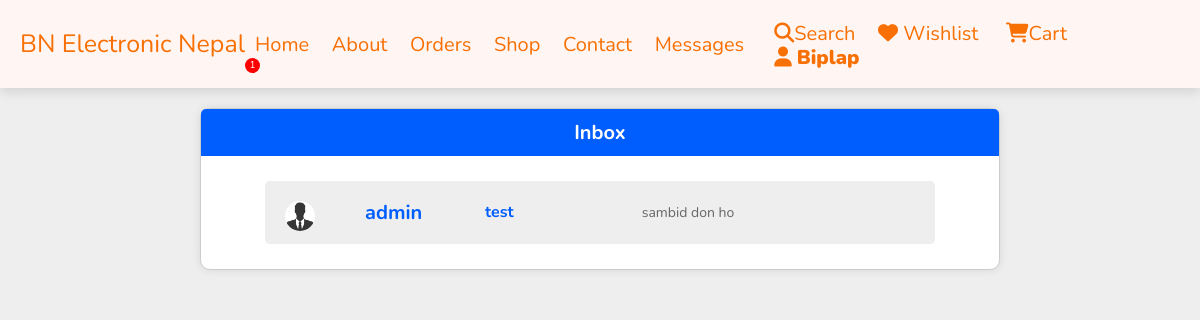
/inbox.php (signed in), run on an earlier commit of the app's database.
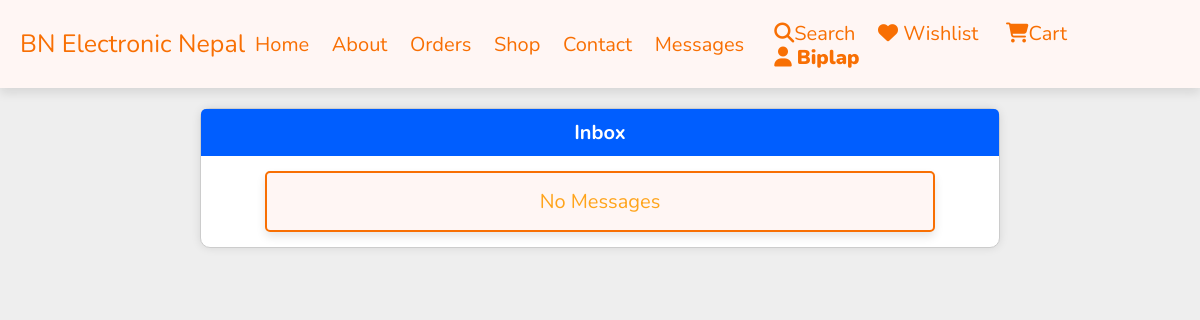
And on a later commit of the database.
### tables this page shows
CREATE TABLE `sent_msg` (
  `id` int(100) NOT NULL,
  `user_id` int(100) NOT NULL,
  `admin_id` int(100) NOT NULL,
  `Subject` longtext NOT NULL,
  `admin_reply` longtext NOT NULL,
  `admin_attch` varchar(100) NOT NULL,
  `date_Time` datetime NOT NULL DEFAULT current_timestamp()
);

### inbox.php (the view, shortened to what this page needs)
<?php
include 'components/connect.php';
if(isset($_SESSION['user_id'])){
   $user_id = $_SESSION['user_id'];
}else{
    $user_id = '';
   header('location: user_login.php');
};
include 'components/user_header.php';
$selectmail = $conn->prepare("SELECT admins.name,admins.photo, sent_msg.id,sent_msg.admin_attch, sent_msg.subject, sent_msg.admin_reply, sent_msg.date_Time FROM sent_msg INNER JOIN admins ON sent_msg.admin_id=admins.id WHERE sent_msg.user_id=? ");
    $selectmail->execute([$user_id]);
?>
<!DOCTYPE html>
<html lang="en">
<head>
    <link rel="stylesheet" href="https://cdnjs.cloudflare.com/ajax/libs/font-awesome/6.1.1/css/all.min.css">
    <link rel="stylesheet" href="css/style.css?v=<?php echo Time();?>">
</head>
<body>
    <div class="inbox-box">
        <div class="inbox-header">
            <h1>Inbox</h1>
        </div>
        <div class="inbox-messages">
            <?php
if($selectmail->rowCount() == 0){
    echo '<p class="empty">No Messages </p>';
}else{
while ($fetchmail = $selectmail->fetch(PDO::FETCH_ASSOC)) {
    $adminReply = $fetchmail['admin_reply'];
    $words = str_word_count($adminReply, 1);
    $limitedText = implode(' ', array_slice($words, 0, 7));
    $profilePicture = (!empty($fetchmail['photo']))
                                ? "../admin_picture/{$fetchmail['photo']}"
                                : "../admin_picture/default_profile_picture.png";
    echo '<div class="message">';
    echo '<div class="message-sender_picture"><a href="mail.php?read=' . $fetchmail['id'] . '"><img src="./admin_picture/' . $profilePicture  . '" alt="Sender Picture"></a></div>';
    echo '<div class="message-sender"><a href="mail.php?read='.$fetchmail['id'].'">'.$fetchmail['name'].'</a></div>';
    echo '<div class="message-subject"><a href="mail.php?read='.$fetchmail['id'].'">'.$fetchmail['subject'].'</a></div>';
    echo '<div class="message-body"><a href="mail.php?read='.$fetchmail['id'].'">'.$limitedText. (count($words) > 7 ? '...' : '').'</a></div>';
    echo '</div>';
}}
?>
        </div>
    </div>

### components/user_header.php (shortened to what this page needs)
<?php
$select_messages = $conn->prepare("SELECT sent_msg.admin_reply FROM sent_msg WHERE user_id = ?");
$select_messages->execute([$user_id]);
$number_of_messages = $select_messages->rowCount();
?>
<header class="header">
    <section class="flex">
        <a href="home.php" class="logo">BN Electronic Nepal</a>
        <nav class="navbar">
            <a href="home.php">Home</a>
            <a href="about.php">About</a>
            <a href="orders.php">Orders</a>
            <a href="shop.php">Shop</a>
            <a href="contact.php">Contact</a>
            <?php
if ($user_id) {
    echo '<a href="inbox.php">Messages<span' . (($number_of_messages >= 1) ? ' id="message_counter"' : ' id="message_counter_remove"') . '>'
        . (($number_of_messages >= 1) ? $number_of_messages : '') . '</span></a>';
} else {
    echo "";
}
?>
        </nav>
        <div class="icons">
            <a href="search_page.php"><i class="fas fa-search"></i>Search</a>
            <?php
            if($user_id===""){
                echo'<a href="user_login.php"><i class="fas fa-heart"></i>Wishlist<span></a>';
                echo'<a href="user_login.php"><i class="fas fa-shopping-cart"></i>Cart<span></a>';
                echo'<div id="user-btn" class="fas fa-user">';
                echo '<span>Login</span>';
                echo '</div>';
            }else{
            $select_profile = $conn->prepare("SELECT * FROM `users` WHERE id = ?");
            $select_profile->execute([$user_id]);
            if ($select_profile->rowCount() > 0){
                $fetch_profile = $select_profile->fetch(PDO::FETCH_ASSOC);
                ?>
            <a href="wishlist.php">
                <i class="fas fa-heart"></i> Wishlist
            </a>
            <a href="cart.php"><i class="fas fa-shopping-cart"></i>Cart</a>
            <div id="user-btn" class="fas fa-user">
                <span> <?= $fetch_profile["name"]; ?></span>
            </div>
            <?php }} ?>
        </div>
    </section>
</header>

What changed in the data, as far as the page shows it:
removed sent_msg: admin.name "admin", Subject "test", admin_reply "sambid don ho"
Also different on the page:
$number_of_messages: "1" → (not shown)
text now shown: "No Messages"
